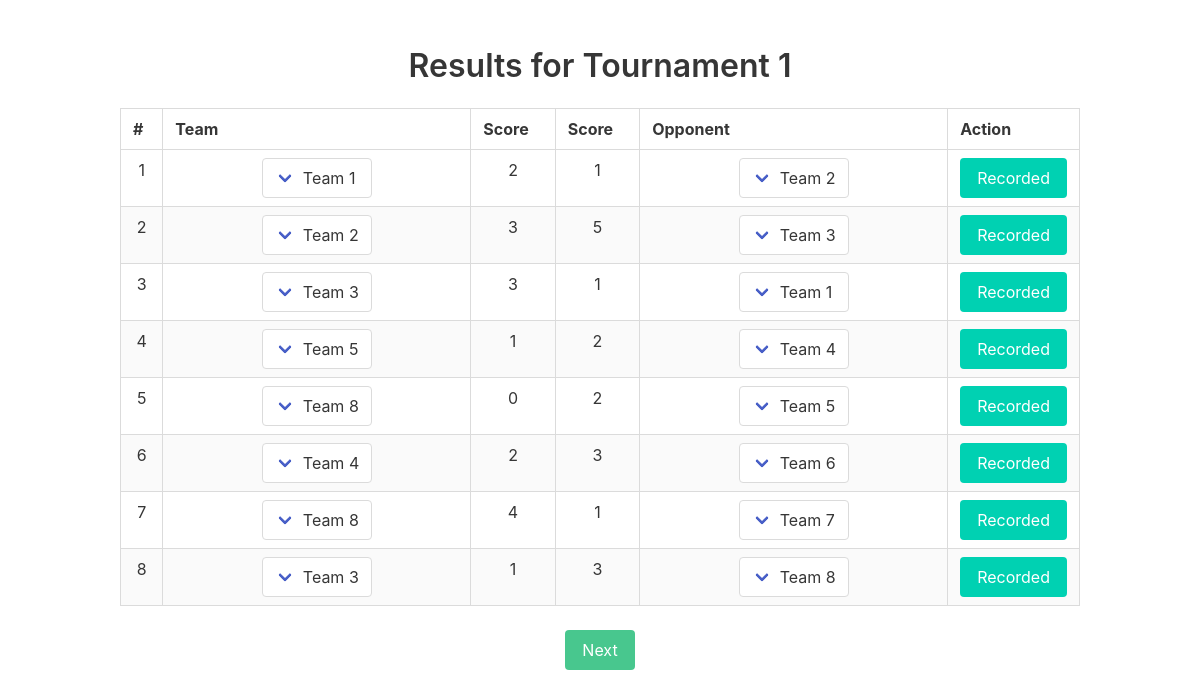
Page /view_results/13/ on the committed database.
### core/models.py (models this page shows, shortened)
class Tournament(models.Model):
    tournament = models.CharField(max_length=100)
    team_count = models.IntegerField(choices=team_count_choices)
    tournament_date = models.DateField(auto_now=True)
    started = models.BooleanField(default=False)
    class Meta:
        verbose_name_plural = "Tournaments"
        verbose_name = "Tournament"

class Team(models.Model):
    tournament = models.ForeignKey(Tournament, on_delete=models.CASCADE)
    team_name = models.CharField(max_length=100, blank=True, null=True)
    opponent = models.CharField(max_length=100, null=True, blank=True)
    team_score = models.IntegerField(default=0)
    opponent_score = models.IntegerField(default=0)
    modified = models.BooleanField(default=False)
    score_modified = models.BooleanField(default=False)
    stage_modified = models.BooleanField(default=False)
    win = models.IntegerField(default=0)
    class Meta:
        verbose_name_plural = "Teams"
        verbose_name = "Team"

### core/views.py (the view)
# urls.py: path('view_results/<int:tournament_id>/', views.view_results, name='view_results'),
def view_results(request, tournament_id):
    tournament = Tournament.objects.get(pk=tournament_id)
    teams = Team.objects.filter(tournament=tournament)
    context = {}
    context['teams'] = teams
    context['tournament'] = tournament
    return render(request, 'view_results.html', context=context)

### templates/view_results.html (shortened to what this page needs)
<!DOCTYPE html>
<html lang="en">
<head>
    <link rel="stylesheet" href="https://cdn.jsdelivr.net/npm/bulma@0.9.4/css/bulma-rtl.min.css">
</head>
<body>
    <section class="section">
        <div class="container has-text-centered">
            <h1 class="title">Results for {{ tournament.tournament }}</h1>
            <div class="table-container">
                <table class="table is-bordered is-striped is-hoverable is-fullwidth">
                    <thead>
                        <tr>
                            <th class="is-one-eight">#</th>
                            <th class="is-two-thirds">Team</th>
                            <th class="is-one-third">Score</th>
                            <th class="is-one-third">Score</th>
                            <th class="is-two-thirds">Opponent</th>
                            <th class="is-one-third">Action</th>
                        </tr>
                    </thead>
                    <tbody>
                        {% for team in teams %}
                        <tr id="{{team.id}}">
                            <td>{{ forloop.counter }}</td>
                            <td class="team">
                                <div class="select">
                                    <select>
                                        {% if team.team_name %}
                                        <option value="{{team.team_name}}" selected>{{team.team_name}}</option>
                                        {% else %}
                                        <option value="">Select team</option>
                                        {% endif %}
                                    </select>
                                </div>
                            </td>
                            <td contenteditable="true">{{team.team_score}}</td>
                            <td contenteditable="true">{{team.opponent_score}}</td>
                            <td class="team">
                                <div class="select">
                                    <select>
                                        {% if team.opponent %}
                                        <option value="{{team.opponent}}" selected>{{team.opponent}}</option>
                                        {% else %}
                                        <option value="">Select team</option>
                                        {% endif %}
                                    </select>
                                </div>
                            </td>
                            <td>
                                <div class="action-btns">
                                    <a class="button is-primary" onclick="recordScores('{{team.id}}', this)">
                                        {% if team.score_modified == True %}
                                        Recorded
                                        {% else %}
                                        Record
                                        {% endif %}
                                    </a>
                                </div>
                            </td>
                        </tr>
                        {% endfor %}
                    </tbody>
                </table>
            </div>
            <a class="button is-success" onclick="nextRound('{{tournament.id}}')">Next</a>
        </div>
    </section>
</body>
</html>

### templates/view_results.html (style rules this page uses)
.table-container { margin: 0 auto; }
.is-two-thirds { width: 500px !important; }
.is-one-third { width: 100px !important; }
.is-one-eight { width: 50px !important; }
.action-btns { display: flex; justify-content: space-around; gap: 5px; }

### rows in the picture
Tournament: tournament "Tournament 1"
Team: team_name "Team 1", team_score "2", opponent_score "1", opponent "Team 2", score_modified "Recorded"
Team: team_name "Team 2", team_score "3", opponent_score "5", opponent "Team 3", score_modified "Recorded"
Team: team_name "Team 3", team_score "3", opponent_score "1", opponent "Team 1", score_modified "Recorded"
Team: team_name "Team 5", team_score "1", opponent_score "2", opponent "Team 4", score_modified "Recorded"
Team: team_name "Team 8", team_score "0", opponent_score "2", opponent "Team 5", score_modified "Recorded"
Team: team_name "Team 4", team_score "2", opponent_score "3", opponent "Team 6", score_modified "Recorded"
Team: team_name "Team 8", team_score "4", opponent_score "1", opponent "Team 7", score_modified "Recorded"
Team: team_name "Team 3", team_score "1", opponent_score "3", opponent "Team 8", score_modified "Recorded"
